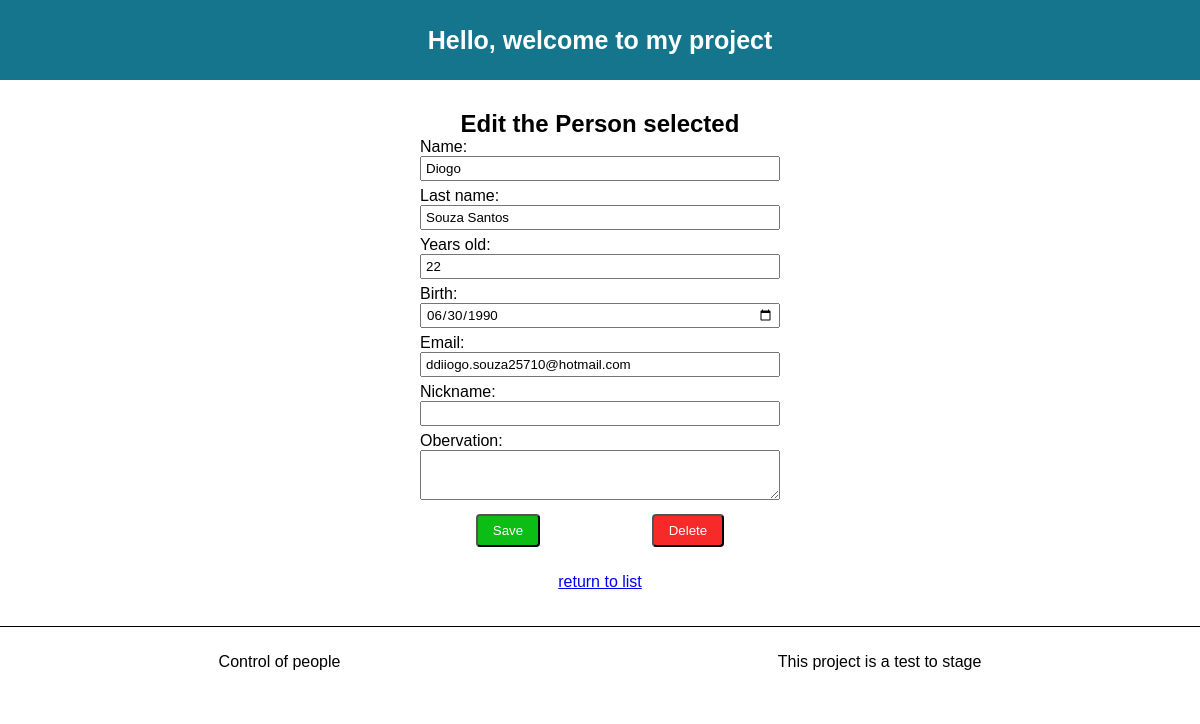
Page /edit-person/38/ on the committed database.
### people/models.py (models this page shows, shortened)
class Person(models.Model):
    name = models.CharField(max_length=30)
    last_name = models.CharField(max_length=50)
    years_old = models.IntegerField()
    birth = models.DateField()
    email = models.EmailField()
    nickname = models.CharField(max_length=30, null=True, blank=True)
    obervation = models.TextField(max_length=100, null=True, blank=True)
    class Meta:
        verbose_name_plural = 'People'
        ordering = ["name","last_name"]

### people/views.py (the view)
# urls.py: path('edit-person/<int:id>/', edit_person, name='url_edit_people'),
def edit_person(request, id: int):
    person = get_object_or_404(Person, pk=id)
    form = PersonForm(request.POST or None, instance=person)
    if form.is_valid():  # validate form and save if ok
        form.save()
        return redirect('url_list_people')
    data = {}  # dictionary with information that will be sent to template
    data['form'] = form
    data['type'] = 'edit'
    data['id_person'] = person.id
    data['message'] = 'Edit the Person selected'
    return render(request, path_form, data)

### people/form.py
class PersonForm(ModelForm):
    class Meta:
        model = Person
        fields = ["name", "last_name","years_old","birth","email","nickname","obervation"]

### people/templates/people/form.html (shortened to what this page needs)
{% extends "people/base.html" %}
{% load static %}
{% block content %}
<h2>{{ message }}</h2>
<form method="POST">
    {{ form.as_p }}
    <div class="buttons">
        <button class="btn-submit" type="submit">Save</button>
        {% if type == 'new' %}
        <button class="btn-get-name" type="button">Generate Name</button>
        {% else %}
        <button data-id_person="{{ id_person }}" class="btn-delete" type="button">Delete</button>
        {% endif %}
    </div>
</form>
<br>
<a href="/people">return to list</a>
{% endblock content %}

### people/static/css/style.css (style rules this page uses)
* { margin: 0; padding: 0; font-family: Verdana, Geneva, Tahoma, sans-serif; box-sizing: border-box; }
.btn, .btn-submit, .btn-get-name, .btn-delete { cursor: pointer; color: white; margin: 8px 0; padding: 7px 15px; border-radius: 4px; }
.btn-submit { background-color: rgb(11, 189, 20); }
.btn-delete { background-color: rgb(248, 41, 41); }
.buttons { width: 100%; display: flex; flex-direction: row; align-items: center; justify-content: space-around; }
form { width: 30%; min-width: 330px; }
form input, form textarea { display: block; width: 100%; height: 25px; padding: 4px; font-style: inherit; margin-bottom: 6px; }
form textarea { height: 50px; }

### rows in the picture
Person: name "Diogo", last_name "Souza Santos", years_old "22", birth "06/30/1990", email "ddiiogo.souza25710@hotmail.com"

### other values in the picture
{{ message }} "Edit the Person selected"
